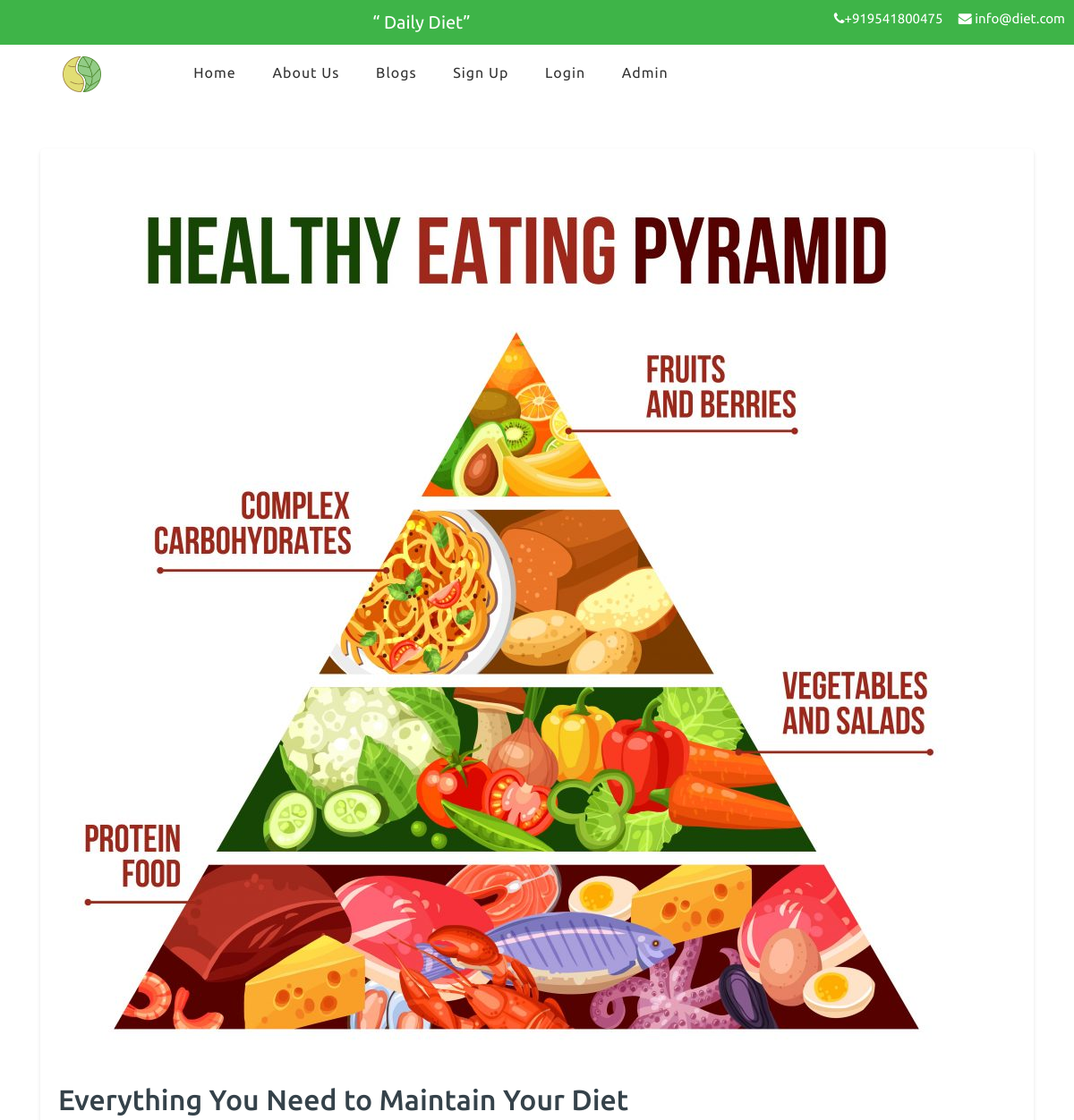
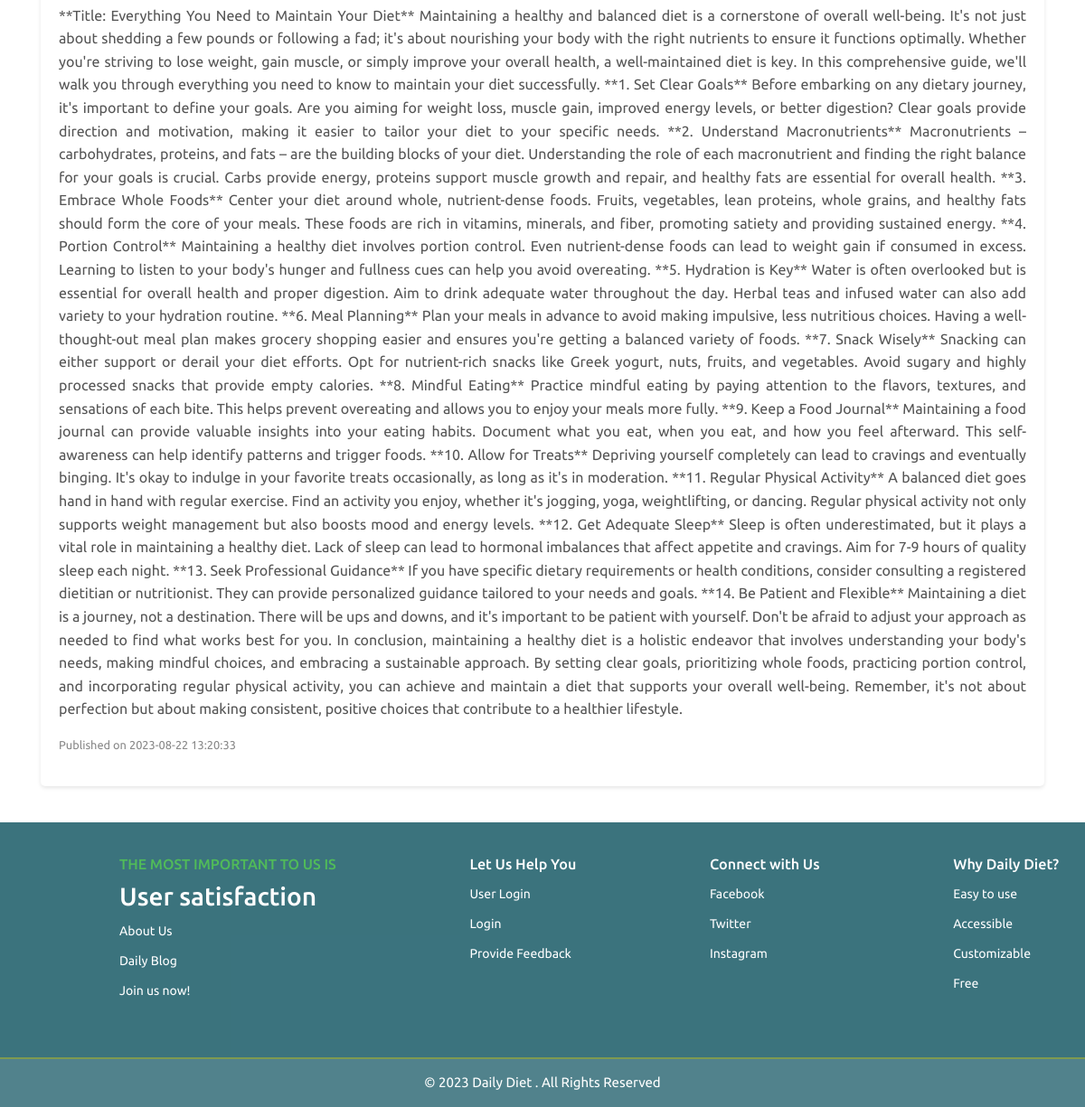
The app's page /blog-details.php?id=6 with its own data (2 pictures, top to bottom).
### tables this page shows
CREATE TABLE `blogs` (
  `id` bigint(20) NOT NULL,
  `title` varchar(100) DEFAULT NULL,
  `des` mediumtext DEFAULT NULL,
  `img` varchar(100) DEFAULT NULL,
  `dop` datetime DEFAULT current_timestamp()
);

### blog-details.php (the view, shortened to what this page needs)
<!DOCTYPE html>
<html lang="en">
<head>
</head>
<body>
    <?php
    include 'header.php';
    include 'admin/db.php';
    $res = mysqli_query($con, "select * from blogs where id='" . $_GET['id'] . "' ");
    $r = mysqli_fetch_assoc($res);
    $url = 'admin/' . $r['img'];
    ?>
    <div class="container">
        <div class="post">
            <img src="<?php echo $url; ?>" alt="Blog Image" class="blog-image">
            <h2><?php echo $r['title']; ?></h2>
            <p><?php echo $r['des']; ?></p>
            <p class="date">Published on <?php echo $r['dop']; ?></p>
        </div>
    </div>
    <?php
    include 'footer.php';
    ?>
</body>
</html>

### blog-details.php (style rules this page uses)
body { font-family: Arial, sans-serif; margin: 0; padding: 0; background-color: #f4f4f4; }
.container { max-width: 800px; margin: 0 auto; padding: 20px; }
.post { background-color: white; padding: 20px; margin: 20px 0; border-radius: 5px; box-shadow: 0px 2px 4px rgba(0, 0, 0, 0.1); overflow: hidden; }
.post img { max-width: 100%; height: auto; }
.post h2 { color: #35424a; }
.post p { color: #555; line-height: 1.6; text-align: justify; }
.post .date { font-size: 0.8rem; color: #888; }

### header.php (style rules this page uses)
body { margin: 0; font-family: 'Ubuntu', sans-serif; }

### records on screen
blogs: img (picture), title "Everything You Need to Maintain Your Diet", des "**Title: Everything You Need to Maintain Your Diet** Maintaining a healthy and balanced diet is a cornerstone of overall well-being. It's not just about shedding a few pounds or following a fad; it's about nourishing your body with the right nutrients to ensure it functions optimally. Whether you're striving to lose weight, gain muscle, or simply improve your overall health, a well-maintained diet is key. In this comprehensive guide, we'll walk you through everything you need to know to maintain your diet successfully. **1. Set Clear Goals** Before embarking on any dietary journey, it's important to define your goals. Are you aiming for weight loss, muscle gain, improved energy levels, or…", dop "2023-08-22 13:20:33"
